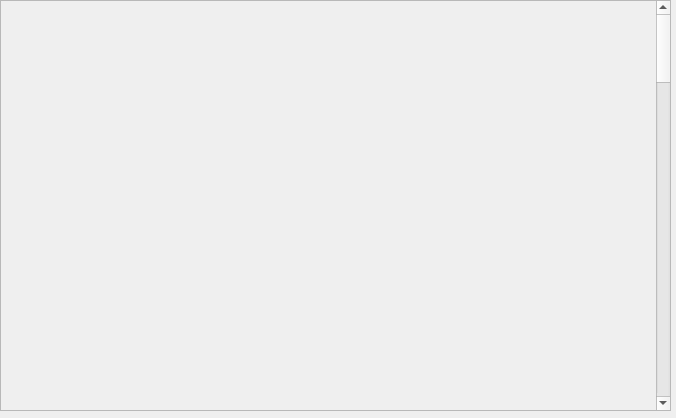
<?xml version="1.0" encoding="UTF-8"?>
<ui version="4.0">
 <class>Form</class>
 <widget class="QWidget" name="Form">
  <property name="geometry">
   <rect>
    <x>0</x>
    <y>0</y>
    <width>676</width>
    <height>418</height>
   </rect>
  </property>
  <property name="windowTitle">
   <string>Form</string>
  </property>
  <widget class="QScrollArea" name="scrollArea">
   <property name="geometry">
    <rect>
     <x>0</x>
     <y>0</y>
     <width>671</width>
     <height>411</height>
    </rect>
   </property>
   <property name="widgetResizable">
    <bool>true</bool>
   </property>
   <widget class="QWidget" name="scrollAreaWidgetContents">
    <property name="geometry">
     <rect>
      <x>0</x>
      <y>-1891</y>
      <width>654</width>
      <height>2300</height>
     </rect>
    </property>
    <property name="minimumSize">
     <size>
      <width>0</width>
      <height>2300</height>
     </size>
    </property>
    <widget class="QWidget" name="verticalLayoutWidget">
     <property name="geometry">
      <rect>
       <x>0</x>
       <y>0</y>
       <width>661</width>
       <height>2291</height>
      </rect>
     </property>
     <layout class="QVBoxLayout" name="verticalLayout">
      <item>
       <widget class="caInclude" name="cainclude_569">
        <property name="macro">
         <string notr="true">ID=0, P=FrontUnivOut, SYS=$(SYS),DEVICE=$(DEVICE)</string>
        </property>
        <property name="filename" stdset="0">
         <string notr="true">G_EVR_out-twoSources.ui</string>
        </property>
       </widget>
      </item>
      <item>
       <widget class="caInclude" name="cainclude_570">
        <property name="macro">
         <string notr="true">ID=1, P=FrontUnivOut, SYS=$(SYS),DEVICE=$(DEVICE)</string>
        </property>
        <property name="filename" stdset="0">
         <string notr="true">G_EVR_out-twoSources.ui</string>
        </property>
       </widget>
      </item>
      <item>
       <widget class="caInclude" name="cainclude_571">
        <property name="macro">
         <string notr="true">ID=2, P=FrontUnivOut, SYS=$(SYS),DEVICE=$(DEVICE)</string>
        </property>
        <property name="filename" stdset="0">
         <string notr="true">G_EVR_out-twoSources.ui</string>
        </property>
       </widget>
      </item>
      <item>
       <widget class="caInclude" name="cainclude_572">
        <property name="macro">
         <string notr="true">ID=3, P=FrontUnivOut, SYS=$(SYS),DEVICE=$(DEVICE)</string>
        </property>
        <property name="filename" stdset="0">
         <string notr="true">G_EVR_out-twoSources.ui</string>
        </property>
       </widget>
      </item>
      <item>
       <widget class="caInclude" name="cainclude_573">
        <property name="macro">
         <string notr="true">ID=4, P=FrontUnivOut, SYS=$(SYS),DEVICE=$(DEVICE)</string>
        </property>
        <property name="filename" stdset="0">
         <string notr="true">G_EVR_out-twoSources.ui</string>
        </property>
       </widget>
      </item>
      <item>
       <widget class="caInclude" name="cainclude_574">
        <property name="macro">
         <string notr="true">ID=5, P=FrontUnivOut, SYS=$(SYS),DEVICE=$(DEVICE)</string>
        </property>
        <property name="filename" stdset="0">
         <string notr="true">G_EVR_out-twoSources.ui</string>
        </property>
       </widget>
      </item>
      <item>
       <widget class="caInclude" name="cainclude_575">
        <property name="macro">
         <string notr="true">ID=6, P=FrontUnivOut, SYS=$(SYS),DEVICE=$(DEVICE)</string>
        </property>
        <property name="filename" stdset="0">
         <string notr="true">G_EVR_out-twoSources.ui</string>
        </property>
       </widget>
      </item>
      <item>
       <widget class="caInclude" name="cainclude_576">
        <property name="macro">
         <string notr="true">ID=7, P=FrontUnivOut, SYS=$(SYS),DEVICE=$(DEVICE)</string>
        </property>
        <property name="filename" stdset="0">
         <string notr="true">G_EVR_out-twoSources.ui</string>
        </property>
       </widget>
      </item>
      <item>
       <widget class="caInclude" name="cainclude_577">
        <property name="macro">
         <string notr="true">ID=8, P=FrontUnivOut, SYS=$(SYS),DEVICE=$(DEVICE)</string>
        </property>
        <property name="filename" stdset="0">
         <string notr="true">G_EVR_out-twoSources.ui</string>
        </property>
       </widget>
      </item>
      <item>
       <widget class="caInclude" name="cainclude_578">
        <property name="macro">
         <string notr="true">ID=9, P=FrontUnivOut, SYS=$(SYS),DEVICE=$(DEVICE)</string>
        </property>
        <property name="filename" stdset="0">
         <string notr="true">G_EVR_out-twoSources.ui</string>
        </property>
       </widget>
      </item>
      <item>
       <widget class="caInclude" name="cainclude_579">
        <property name="macro">
         <string notr="true">ID=10, P=FrontUnivOut, SYS=$(SYS),DEVICE=$(DEVICE)</string>
        </property>
        <property name="filename" stdset="0">
         <string notr="true">G_EVR_out-twoSources.ui</string>
        </property>
       </widget>
      </item>
      <item>
       <widget class="caInclude" name="cainclude_580">
        <property name="macro">
         <string notr="true">ID=11, P=FrontUnivOut, SYS=$(SYS),DEVICE=$(DEVICE)</string>
        </property>
        <property name="filename" stdset="0">
         <string notr="true">G_EVR_out-twoSources.ui</string>
        </property>
       </widget>
      </item>
      <item>
       <widget class="caInclude" name="cainclude_581">
        <property name="macro">
         <string notr="true">ID=12, P=FrontUnivOut, SYS=$(SYS),DEVICE=$(DEVICE)</string>
        </property>
        <property name="filename" stdset="0">
         <string notr="true">G_EVR_out-twoSources.ui</string>
        </property>
       </widget>
      </item>
      <item>
       <widget class="caInclude" name="cainclude_582">
        <property name="macro">
         <string notr="true">ID=13, P=FrontUnivOut, SYS=$(SYS),DEVICE=$(DEVICE)</string>
        </property>
        <property name="filename" stdset="0">
         <string notr="true">G_EVR_out-twoSources.ui</string>
        </property>
       </widget>
      </item>
      <item>
       <widget class="caInclude" name="cainclude_583">
        <property name="macro">
         <string notr="true">ID=14, P=FrontUnivOut, SYS=$(SYS),DEVICE=$(DEVICE)</string>
        </property>
        <property name="filename" stdset="0">
         <string notr="true">G_EVR_out-twoSources.ui</string>
        </property>
       </widget>
      </item>
      <item>
       <widget class="caInclude" name="cainclude_584">
        <property name="macro">
         <string notr="true">ID=15, P=FrontUnivOut, SYS=$(SYS),DEVICE=$(DEVICE)</string>
        </property>
        <property name="filename" stdset="0">
         <string notr="true">G_EVR_out-twoSources.ui</string>
        </property>
       </widget>
      </item>
     </layout>
    </widget>
   </widget>
  </widget>
 </widget>
 <customwidgets>
  <customwidget>
   <class>caInclude</class>
   <extends>QWidget</extends>
   <header>caInclude</header>
  </customwidget>
 </customwidgets>
 <resources/>
 <connections/>
</ui>
